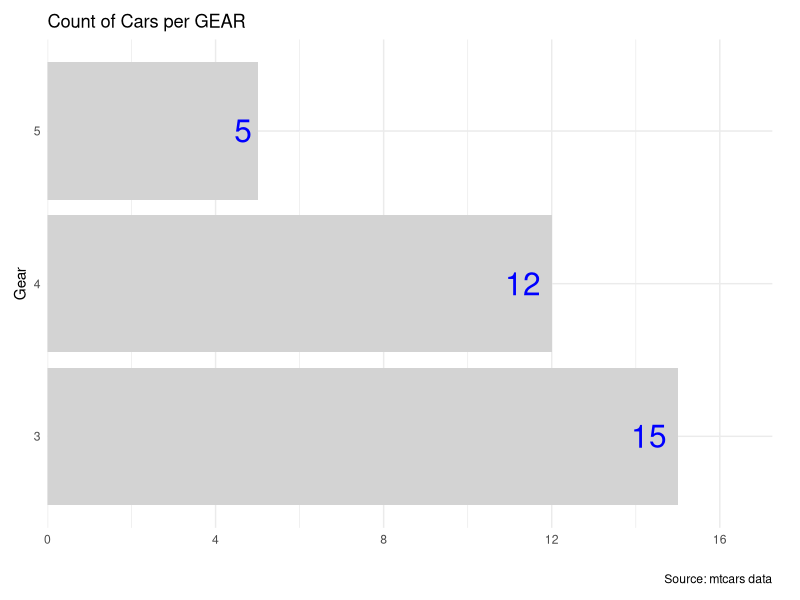
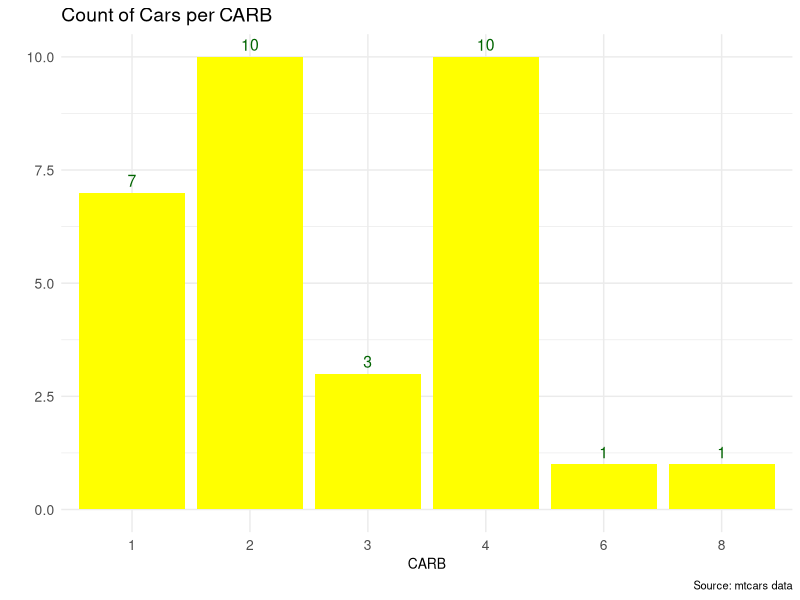
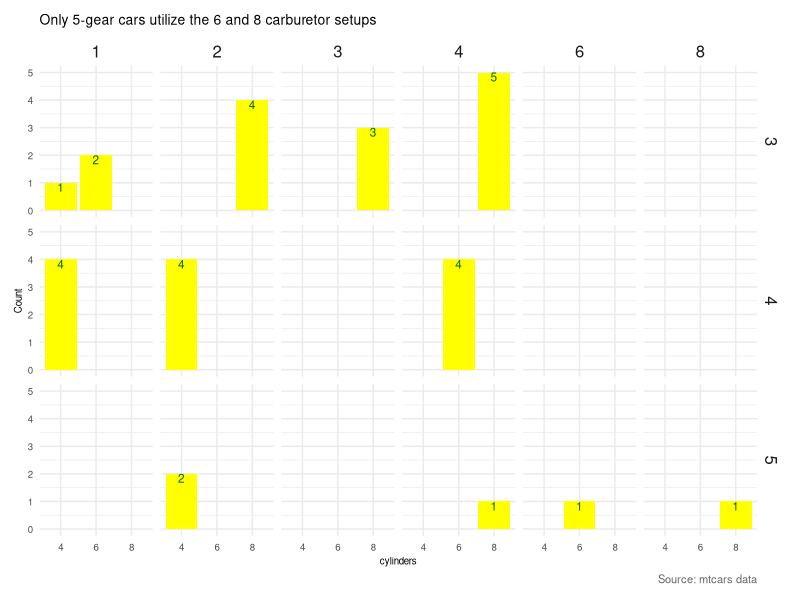

These charts were generated, in order, by the following R code:
# clean memory ------------------------------------------------------------
rm(list = ls())
library(ggplot2)
library(dplyr)

# read in data ------------------------------------------------------------

mtcars

# see data ----------------------------------------------------------

head(mtcars)

# see data types ----------------------------------------------------------

str(mtcars)

# deliverable 1 ----------------------------------------------------------

del1Data <- mtcars |> 
  count(gear)

del1Draft <- ggplot(del1Data, aes(
  x = n,
  y = factor(gear))) +
  
  geom_col(fill = "lightgray") +
  
  geom_text(aes(label = n),
            color = "blue",
            size = 8,
            hjust = 1.3
  ) +
  labs(
    title = "Count of Cars per GEAR",
    caption = "Source: mtcars data",
    x = "",
    y = "Gear"
  ) +
  scale_x_continuous(
    expand = expansion(mult = c(0, .15))
  ) +
  theme_minimal() +
  
  theme(
    plot.margin = margin(10, 20, 10, 10)
  )

del1Draft

# save del1Draft ----------------------------------------------------------

saveRDS(del1Draft, file = "del1Draft.rds")

# deliverable 2 ----------------------------------------------------------

del2Data <- mtcars |>
  count(carb)

del2Draft <- ggplot(
  del2Data,
  aes(
    x = factor(carb),
    y = n
  )
) +
  
  geom_col(fill = "yellow") +
  
  geom_text(
    aes(label = n),
    vjust = -0.5,
    color = "darkgreen",
    size = 4
  ) +
  
  labs(
    title = "Count of Cars per CARB",
    caption = "Source: mtcars data",
    x = "CARB",
    y = ""
  ) +
  theme_minimal() +
  theme(
    plot.title = element_text(size = 14),
    axis.text = element_text(size = 10),
    axis.title = element_text(size = 10),
    plot.caption = element_text(size = 8)
  )

del2Draft

# save del2Draft ----------------------------------------------------------

saveRDS(del2Draft, file = "del2Draft.rds")

# deliverable 3 ----------------------------------------------------------

del3Data <- mtcars |>
  count(gear, carb, cyl)

del3Draft <- ggplot(del3Data,
  aes(x = factor(cyl),
    y = n
  )
) +
  
  geom_col(fill = "yellow") +
  
  geom_text(
    aes(label = n),
    vjust = 1,
    color = "darkgreen",
    size = 3
  ) +
  
  facet_grid(
    rows = vars(gear),
    cols = vars(carb)
  ) +
  
  labs(
    title = "Only 5-gear cars utilize the 6 and 8 carburetor setups",
    caption = "Source: mtcars data",
    x = "cylinders",
    y = "Count"
  ) +
  theme_minimal() +
  
  theme(
    plot.margin = margin(10, 10, 10, 10),
    plot.title = element_text(size = 10),
    axis.text = element_text(size = 7),
    axis.title = element_text(size = 7),
    plot.caption = element_text(
      size = 8,
      hjust = 1,
      color = "gray40"
    ),
    strip.text = element_text(size = 12)
  )

del3Draft

# save del3Draft ----------------------------------------------------------

saveRDS(del3Draft, file = "del3Draft.rds")
